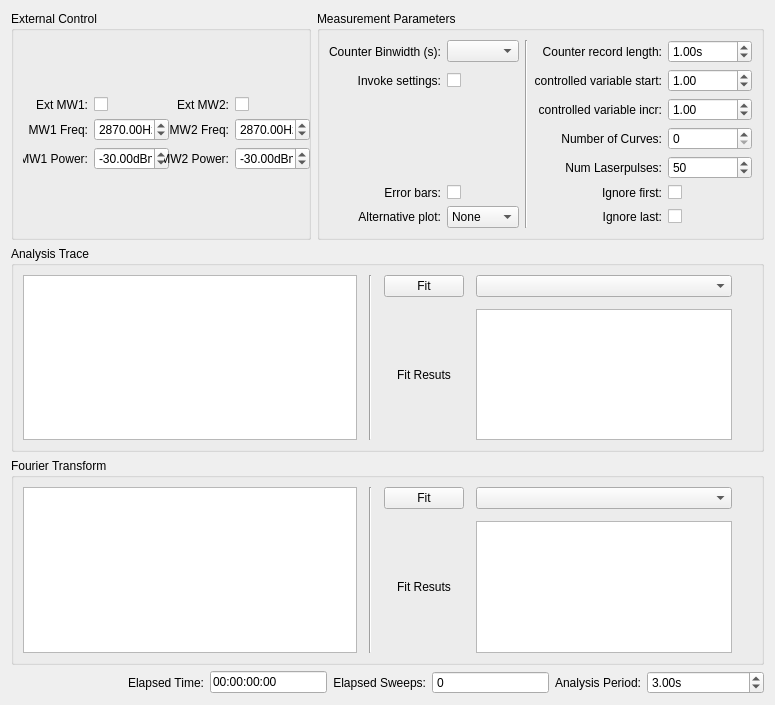
<?xml version="1.0" encoding="UTF-8"?>
<ui version="4.0">
 <class>pa</class>
 <widget class="QWidget" name="pa">
  <property name="geometry">
   <rect>
    <x>0</x>
    <y>0</y>
    <width>765</width>
    <height>705</height>
   </rect>
  </property>
  <property name="windowTitle">
   <string>Form</string>
  </property>
  <layout class="QGridLayout" name="gridLayout">
   <item row="4" column="0" colspan="11">
    <widget class="QGroupBox" name="second_plot_GroupBox">
     <property name="title">
      <string>Fourier Transform</string>
     </property>
     <layout class="QGridLayout" name="gridLayout_23">
      <item row="0" column="0">
       <layout class="QHBoxLayout" name="horizontalLayout_4">
        <property name="spacing">
         <number>12</number>
        </property>
        <item>
         <widget class="PlotWidget" name="pulse_analysis_second_PlotWidget"/>
        </item>
        <item>
         <widget class="Line" name="line_3">
          <property name="orientation">
           <enum>Qt::Vertical</enum>
          </property>
         </widget>
        </item>
        <item>
         <layout class="QGridLayout" name="gridLayout_31">
          <item row="0" column="0">
           <widget class="QPushButton" name="alt_fit_param_PushButton">
            <property name="sizePolicy">
             <sizepolicy hsizetype="Preferred" vsizetype="Fixed">
              <horstretch>0</horstretch>
              <verstretch>0</verstretch>
             </sizepolicy>
            </property>
            <property name="text">
             <string>Fit</string>
            </property>
           </widget>
          </item>
          <item row="1" column="1">
           <widget class="QTextBrowser" name="alt_fit_param_results_TextBrowser">
            <property name="sizePolicy">
             <sizepolicy hsizetype="Preferred" vsizetype="Preferred">
              <horstretch>0</horstretch>
              <verstretch>0</verstretch>
             </sizepolicy>
            </property>
            <property name="font">
             <font>
              <kerning>false</kerning>
             </font>
            </property>
           </widget>
          </item>
          <item row="0" column="1">
           <widget class="FitSettingsComboBox" name="fit_param_alt_fit_func_ComboBox">
            <property name="sizePolicy">
             <sizepolicy hsizetype="Preferred" vsizetype="Fixed">
              <horstretch>0</horstretch>
              <verstretch>0</verstretch>
             </sizepolicy>
            </property>
           </widget>
          </item>
          <item row="1" column="0">
           <widget class="QLabel" name="label_27">
            <property name="sizePolicy">
             <sizepolicy hsizetype="Preferred" vsizetype="Preferred">
              <horstretch>0</horstretch>
              <verstretch>0</verstretch>
             </sizepolicy>
            </property>
            <property name="text">
             <string>Fit Resuts</string>
            </property>
            <property name="alignment">
             <set>Qt::AlignCenter</set>
            </property>
           </widget>
          </item>
         </layout>
        </item>
       </layout>
      </item>
      <item row="0" column="1">
       <spacer name="verticalSpacer_2">
        <property name="orientation">
         <enum>Qt::Vertical</enum>
        </property>
        <property name="sizeHint" stdset="0">
         <size>
          <width>20</width>
          <height>5000</height>
         </size>
        </property>
       </spacer>
      </item>
     </layout>
    </widget>
   </item>
   <item row="3" column="0" colspan="11">
    <widget class="QGroupBox" name="groupBox_6">
     <property name="title">
      <string>Analysis Trace</string>
     </property>
     <layout class="QGridLayout" name="gridLayout_19">
      <item row="1" column="1">
       <spacer name="verticalSpacer">
        <property name="orientation">
         <enum>Qt::Vertical</enum>
        </property>
        <property name="sizeHint" stdset="0">
         <size>
          <width>20</width>
          <height>5000</height>
         </size>
        </property>
       </spacer>
      </item>
      <item row="1" column="0">
       <layout class="QHBoxLayout" name="horizontalLayout">
        <property name="spacing">
         <number>12</number>
        </property>
        <item>
         <widget class="PlotWidget" name="pulse_analysis_PlotWidget">
          <property name="sizeAdjustPolicy">
           <enum>QAbstractScrollArea::AdjustIgnored</enum>
          </property>
         </widget>
        </item>
        <item>
         <widget class="Line" name="line_2">
          <property name="sizePolicy">
           <sizepolicy hsizetype="Preferred" vsizetype="Minimum">
            <horstretch>0</horstretch>
            <verstretch>0</verstretch>
           </sizepolicy>
          </property>
          <property name="minimumSize">
           <size>
            <width>0</width>
            <height>0</height>
           </size>
          </property>
          <property name="orientation">
           <enum>Qt::Vertical</enum>
          </property>
         </widget>
        </item>
        <item>
         <layout class="QGridLayout" name="gridLayout_29">
          <item row="1" column="0">
           <widget class="QLabel" name="label_26">
            <property name="sizePolicy">
             <sizepolicy hsizetype="Preferred" vsizetype="Preferred">
              <horstretch>0</horstretch>
              <verstretch>0</verstretch>
             </sizepolicy>
            </property>
            <property name="text">
             <string>Fit Resuts</string>
            </property>
            <property name="alignment">
             <set>Qt::AlignCenter</set>
            </property>
           </widget>
          </item>
          <item row="0" column="0">
           <widget class="QPushButton" name="fit_param_PushButton">
            <property name="sizePolicy">
             <sizepolicy hsizetype="Preferred" vsizetype="Fixed">
              <horstretch>0</horstretch>
              <verstretch>0</verstretch>
             </sizepolicy>
            </property>
            <property name="text">
             <string>Fit</string>
            </property>
           </widget>
          </item>
          <item row="0" column="1">
           <widget class="FitSettingsComboBox" name="fit_param_fit_func_ComboBox">
            <property name="sizePolicy">
             <sizepolicy hsizetype="Preferred" vsizetype="Fixed">
              <horstretch>0</horstretch>
              <verstretch>0</verstretch>
             </sizepolicy>
            </property>
           </widget>
          </item>
          <item row="1" column="1">
           <widget class="QTextBrowser" name="fit_param_results_TextBrowser">
            <property name="sizePolicy">
             <sizepolicy hsizetype="Preferred" vsizetype="Preferred">
              <horstretch>0</horstretch>
              <verstretch>0</verstretch>
             </sizepolicy>
            </property>
            <property name="font">
             <font>
              <kerning>false</kerning>
             </font>
            </property>
           </widget>
          </item>
         </layout>
        </item>
       </layout>
      </item>
     </layout>
    </widget>
   </item>
   <item row="5" column="0" colspan="11">
    <layout class="QHBoxLayout" name="horizontalLayout_2">
     <item>
      <spacer name="horizontalSpacer">
       <property name="orientation">
        <enum>Qt::Horizontal</enum>
       </property>
       <property name="sizeHint" stdset="0">
        <size>
         <width>40</width>
         <height>20</height>
        </size>
       </property>
      </spacer>
     </item>
     <item>
      <widget class="QLabel" name="time_param_elapsed_time_Label">
       <property name="text">
        <string>Elapsed Time:</string>
       </property>
       <property name="alignment">
        <set>Qt::AlignRight|Qt::AlignTrailing|Qt::AlignVCenter</set>
       </property>
      </widget>
     </item>
     <item>
      <widget class="QLineEdit" name="time_param_elapsed_time_LineEdit">
       <property name="maximumSize">
        <size>
         <width>16777215</width>
         <height>16777215</height>
        </size>
       </property>
       <property name="text">
        <string>00:00:00:00</string>
       </property>
      </widget>
     </item>
     <item>
      <widget class="QLabel" name="time_param_elapsed_sweep_Label">
       <property name="text">
        <string>Elapsed Sweeps:</string>
       </property>
       <property name="alignment">
        <set>Qt::AlignRight|Qt::AlignTrailing|Qt::AlignVCenter</set>
       </property>
      </widget>
     </item>
     <item>
      <widget class="ScienSpinBox" name="time_param_elapsed_sweep_SpinBox">
       <property name="sizePolicy">
        <sizepolicy hsizetype="Expanding" vsizetype="Fixed">
         <horstretch>0</horstretch>
         <verstretch>0</verstretch>
        </sizepolicy>
       </property>
       <property name="readOnly">
        <bool>true</bool>
       </property>
       <property name="buttonSymbols">
        <enum>QAbstractSpinBox::NoButtons</enum>
       </property>
       <property name="maximum">
        <number>999999999</number>
       </property>
      </widget>
     </item>
     <item>
      <widget class="QLabel" name="time_param_ana_periode_Label">
       <property name="text">
        <string>Analysis Period:</string>
       </property>
       <property name="alignment">
        <set>Qt::AlignRight|Qt::AlignTrailing|Qt::AlignVCenter</set>
       </property>
      </widget>
     </item>
     <item>
      <widget class="ScienDSpinBox" name="time_param_ana_periode_DoubleSpinBox">
       <property name="sizePolicy">
        <sizepolicy hsizetype="Expanding" vsizetype="Fixed">
         <horstretch>0</horstretch>
         <verstretch>0</verstretch>
        </sizepolicy>
       </property>
       <property name="suffix">
        <string>s</string>
       </property>
       <property name="minimum">
        <double>-1.000000000000000</double>
       </property>
       <property name="maximum">
        <double>999999999.000000000000000</double>
       </property>
       <property name="value">
        <double>3.000000000000000</double>
       </property>
      </widget>
     </item>
    </layout>
   </item>
   <item row="1" column="0" colspan="11">
    <layout class="QHBoxLayout" name="horizontalLayout_3">
     <item>
      <widget class="QGroupBox" name="groupBox_9">
       <property name="sizePolicy">
        <sizepolicy hsizetype="Preferred" vsizetype="Preferred">
         <horstretch>0</horstretch>
         <verstretch>0</verstretch>
        </sizepolicy>
       </property>
       <property name="maximumSize">
        <size>
         <width>300</width>
         <height>16777215</height>
        </size>
       </property>
       <property name="title">
        <string>External Control</string>
       </property>
       <layout class="QGridLayout" name="gridLayout_26">
        <item row="0" column="0">
         <layout class="QGridLayout" name="gridLayout_3">
          <item row="1" column="3">
           <widget class="ScienDSpinBox" name="ext_control_mw2_freq_DoubleSpinBox">
            <property name="sizePolicy">
             <sizepolicy hsizetype="Expanding" vsizetype="Fixed">
              <horstretch>0</horstretch>
              <verstretch>0</verstretch>
             </sizepolicy>
            </property>
            <property name="minimumSize">
             <size>
              <width>75</width>
              <height>0</height>
             </size>
            </property>
            <property name="maximumSize">
             <size>
              <width>200</width>
              <height>16777215</height>
             </size>
            </property>
            <property name="suffix">
             <string>Hz</string>
            </property>
            <property name="maximum">
             <double>2100000044.000000000000000</double>
            </property>
            <property name="value">
             <double>2870.000000000000000</double>
            </property>
           </widget>
          </item>
          <item row="0" column="0">
           <widget class="QLabel" name="label_34">
            <property name="text">
             <string>Ext MW1:</string>
            </property>
            <property name="alignment">
             <set>Qt::AlignRight|Qt::AlignTrailing|Qt::AlignVCenter</set>
            </property>
           </widget>
          </item>
          <item row="0" column="1">
           <widget class="QCheckBox" name="ext_control_use_mw1_CheckBox">
            <property name="sizePolicy">
             <sizepolicy hsizetype="Preferred" vsizetype="Fixed">
              <horstretch>0</horstretch>
              <verstretch>0</verstretch>
             </sizepolicy>
            </property>
            <property name="layoutDirection">
             <enum>Qt::LeftToRight</enum>
            </property>
            <property name="text">
             <string/>
            </property>
            <property name="tristate">
             <bool>false</bool>
            </property>
           </widget>
          </item>
          <item row="0" column="3">
           <widget class="QCheckBox" name="ext_control_use_mw2_CheckBox">
            <property name="sizePolicy">
             <sizepolicy hsizetype="Preferred" vsizetype="Fixed">
              <horstretch>0</horstretch>
              <verstretch>0</verstretch>
             </sizepolicy>
            </property>
            <property name="text">
             <string/>
            </property>
           </widget>
          </item>
          <item row="0" column="2">
           <widget class="QLabel" name="label">
            <property name="text">
             <string>Ext MW2:</string>
            </property>
            <property name="alignment">
             <set>Qt::AlignRight|Qt::AlignTrailing|Qt::AlignVCenter</set>
            </property>
           </widget>
          </item>
          <item row="1" column="2">
           <widget class="QLabel" name="ext_control_mw2_freq_Label">
            <property name="text">
             <string>MW2 Freq:</string>
            </property>
            <property name="alignment">
             <set>Qt::AlignRight|Qt::AlignTrailing|Qt::AlignVCenter</set>
            </property>
           </widget>
          </item>
          <item row="1" column="0">
           <widget class="QLabel" name="ext_control_mw1_freq_Label">
            <property name="text">
             <string>MW1 Freq:</string>
            </property>
            <property name="alignment">
             <set>Qt::AlignRight|Qt::AlignTrailing|Qt::AlignVCenter</set>
            </property>
           </widget>
          </item>
          <item row="1" column="1">
           <widget class="ScienDSpinBox" name="ext_control_mw1_freq_DoubleSpinBox">
            <property name="enabled">
             <bool>true</bool>
            </property>
            <property name="sizePolicy">
             <sizepolicy hsizetype="Expanding" vsizetype="Fixed">
              <horstretch>0</horstretch>
              <verstretch>0</verstretch>
             </sizepolicy>
            </property>
            <property name="minimumSize">
             <size>
              <width>75</width>
              <height>0</height>
             </size>
            </property>
            <property name="maximumSize">
             <size>
              <width>200</width>
              <height>16777215</height>
             </size>
            </property>
            <property name="suffix">
             <string>Hz</string>
            </property>
            <property name="maximum">
             <double>2100000044.000000000000000</double>
            </property>
            <property name="value">
             <double>2870.000000000000000</double>
            </property>
           </widget>
          </item>
          <item row="2" column="0">
           <widget class="QLabel" name="ext_control_mw1_power_Label">
            <property name="text">
             <string>MW1 Power:</string>
            </property>
            <property name="alignment">
             <set>Qt::AlignRight|Qt::AlignTrailing|Qt::AlignVCenter</set>
            </property>
           </widget>
          </item>
          <item row="2" column="1">
           <widget class="ScienDSpinBox" name="ext_control_mw1_power_DoubleSpinBox">
            <property name="sizePolicy">
             <sizepolicy hsizetype="Expanding" vsizetype="Fixed">
              <horstretch>0</horstretch>
              <verstretch>0</verstretch>
             </sizepolicy>
            </property>
            <property name="minimumSize">
             <size>
              <width>75</width>
              <height>0</height>
             </size>
            </property>
            <property name="maximumSize">
             <size>
              <width>200</width>
              <height>16777215</height>
             </size>
            </property>
            <property name="suffix">
             <string>dBm</string>
            </property>
            <property name="minimum">
             <double>-999999.000000000000000</double>
            </property>
            <property name="maximum">
             <double>999999.000000000000000</double>
            </property>
            <property name="value">
             <double>-30.000000000000000</double>
            </property>
           </widget>
          </item>
          <item row="2" column="2">
           <widget class="QLabel" name="ext_control_mw2_power_Label">
            <property name="text">
             <string>MW2 Power:</string>
            </property>
            <property name="alignment">
             <set>Qt::AlignRight|Qt::AlignTrailing|Qt::AlignVCenter</set>
            </property>
           </widget>
          </item>
          <item row="2" column="3">
           <widget class="ScienDSpinBox" name="ext_control_mw2_power_DoubleSpinBox">
            <property name="sizePolicy">
             <sizepolicy hsizetype="Expanding" vsizetype="Fixed">
              <horstretch>0</horstretch>
              <verstretch>0</verstretch>
             </sizepolicy>
            </property>
            <property name="minimumSize">
             <size>
              <width>75</width>
              <height>0</height>
             </size>
            </property>
            <property name="maximumSize">
             <size>
              <width>200</width>
              <height>16777215</height>
             </size>
            </property>
            <property name="suffix">
             <string>dBm</string>
            </property>
            <property name="minimum">
             <double>-999999.000000000000000</double>
            </property>
            <property name="maximum">
             <double>999999.000000000000000</double>
            </property>
            <property name="value">
             <double>-30.000000000000000</double>
            </property>
           </widget>
          </item>
         </layout>
        </item>
       </layout>
      </widget>
     </item>
     <item>
      <widget class="QGroupBox" name="groupBox_8">
       <property name="sizePolicy">
        <sizepolicy hsizetype="Expanding" vsizetype="Preferred">
         <horstretch>0</horstretch>
         <verstretch>0</verstretch>
        </sizepolicy>
       </property>
       <property name="title">
        <string>Measurement Parameters</string>
       </property>
       <layout class="QGridLayout" name="gridLayout_28">
        <item row="0" column="0">
         <layout class="QGridLayout" name="gridLayout_25">
          <item row="5" column="1">
           <widget class="QCheckBox" name="ana_param_errorbars_CheckBox">
            <property name="sizePolicy">
             <sizepolicy hsizetype="Preferred" vsizetype="Fixed">
              <horstretch>0</horstretch>
              <verstretch>0</verstretch>
             </sizepolicy>
            </property>
            <property name="text">
             <string/>
            </property>
           </widget>
          </item>
          <item row="0" column="2" rowspan="7">
           <widget class="Line" name="line">
            <property name="orientation">
             <enum>Qt::Vertical</enum>
            </property>
           </widget>
          </item>
          <item row="6" column="0">
           <widget class="QLabel" name="second_plot_Label">
            <property name="text">
             <string>Alternative plot:</string>
            </property>
            <property name="alignment">
             <set>Qt::AlignRight|Qt::AlignTrailing|Qt::AlignVCenter</set>
            </property>
           </widget>
          </item>
          <item row="5" column="0">
           <widget class="QLabel" name="show_errorbars_Label">
            <property name="text">
             <string>Error bars:</string>
            </property>
            <property name="alignment">
             <set>Qt::AlignRight|Qt::AlignTrailing|Qt::AlignVCenter</set>
            </property>
           </widget>
          </item>
          <item row="0" column="1">
           <widget class="QComboBox" name="ana_param_fc_bins_ComboBox"/>
          </item>
          <item row="4" column="4">
           <widget class="QSpinBox" name="ana_param_num_laser_pulse_SpinBox">
            <property name="sizePolicy">
             <sizepolicy hsizetype="Expanding" vsizetype="Fixed">
              <horstretch>0</horstretch>
              <verstretch>0</verstretch>
             </sizepolicy>
            </property>
            <property name="minimum">
             <number>0</number>
            </property>
            <property name="maximum">
             <number>10000000</number>
            </property>
            <property name="value">
             <number>50</number>
            </property>
           </widget>
          </item>
          <item row="5" column="4">
           <widget class="QCheckBox" name="ana_param_ignore_first_CheckBox">
            <property name="sizePolicy">
             <sizepolicy hsizetype="Preferred" vsizetype="Fixed">
              <horstretch>0</horstretch>
              <verstretch>0</verstretch>
             </sizepolicy>
            </property>
            <property name="layoutDirection">
             <enum>Qt::LeftToRight</enum>
            </property>
            <property name="text">
             <string/>
            </property>
           </widget>
          </item>
          <item row="2" column="3">
           <widget class="QLabel" name="ana_param_x_axis_inc_Label">
            <property name="text">
             <string>controlled variable incr:</string>
            </property>
            <property name="alignment">
             <set>Qt::AlignRight|Qt::AlignTrailing|Qt::AlignVCenter</set>
            </property>
           </widget>
          </item>
          <item row="6" column="1">
           <widget class="QComboBox" name="second_plot_ComboBox">
            <item>
             <property name="text">
              <string>None</string>
             </property>
            </item>
            <item>
             <property name="text">
              <string>FFT</string>
             </property>
            </item>
            <item>
             <property name="text">
              <string>Delta</string>
             </property>
            </item>
           </widget>
          </item>
          <item row="6" column="3">
           <widget class="QLabel" name="label_5">
            <property name="text">
             <string>Ignore last:</string>
            </property>
            <property name="alignment">
             <set>Qt::AlignRight|Qt::AlignTrailing|Qt::AlignVCenter</set>
            </property>
           </widget>
          </item>
          <item row="1" column="4">
           <widget class="ScienDSpinBox" name="ana_param_x_axis_start_ScienDSpinBox">
            <property name="enabled">
             <bool>true</bool>
            </property>
            <property name="sizePolicy">
             <sizepolicy hsizetype="Expanding" vsizetype="Fixed">
              <horstretch>0</horstretch>
              <verstretch>0</verstretch>
             </sizepolicy>
            </property>
            <property name="maximum">
             <double>999999999.000000000000000</double>
            </property>
            <property name="value">
             <double>1.000000000000000</double>
            </property>
           </widget>
          </item>
          <item row="6" column="4">
           <widget class="QCheckBox" name="ana_param_ignore_last_CheckBox">
            <property name="sizePolicy">
             <sizepolicy hsizetype="Preferred" vsizetype="Fixed">
              <horstretch>0</horstretch>
              <verstretch>0</verstretch>
             </sizepolicy>
            </property>
            <property name="layoutDirection">
             <enum>Qt::LeftToRight</enum>
            </property>
            <property name="text">
             <string/>
            </property>
           </widget>
          </item>
          <item row="5" column="3">
           <widget class="QLabel" name="label_4">
            <property name="layoutDirection">
             <enum>Qt::LeftToRight</enum>
            </property>
            <property name="text">
             <string>Ignore first:</string>
            </property>
            <property name="alignment">
             <set>Qt::AlignRight|Qt::AlignTrailing|Qt::AlignVCenter</set>
            </property>
           </widget>
          </item>
          <item row="2" column="4">
           <widget class="ScienDSpinBox" name="ana_param_x_axis_inc_ScienDSpinBox">
            <property name="enabled">
             <bool>true</bool>
            </property>
            <property name="sizePolicy">
             <sizepolicy hsizetype="Expanding" vsizetype="Fixed">
              <horstretch>0</horstretch>
              <verstretch>0</verstretch>
             </sizepolicy>
            </property>
            <property name="maximum">
             <double>999999999.000000000000000</double>
            </property>
            <property name="value">
             <double>1.000000000000000</double>
            </property>
           </widget>
          </item>
          <item row="1" column="3">
           <widget class="QLabel" name="ana_param_x_axis_start_Label">
            <property name="text">
             <string>controlled variable start:</string>
            </property>
            <property name="alignment">
             <set>Qt::AlignRight|Qt::AlignTrailing|Qt::AlignVCenter</set>
            </property>
           </widget>
          </item>
          <item row="0" column="3">
           <widget class="QLabel" name="ana_param_record_length_Label">
            <property name="text">
             <string>Counter record length:</string>
            </property>
            <property name="alignment">
             <set>Qt::AlignRight|Qt::AlignTrailing|Qt::AlignVCenter</set>
            </property>
           </widget>
          </item>
          <item row="0" column="0">
           <widget class="QLabel" name="label_22">
            <property name="text">
             <string>Counter Binwidth (s):</string>
            </property>
            <property name="alignment">
             <set>Qt::AlignRight|Qt::AlignTrailing|Qt::AlignVCenter</set>
            </property>
           </widget>
          </item>
          <item row="1" column="1">
           <widget class="QCheckBox" name="ana_param_invoke_settings_CheckBox">
            <property name="enabled">
             <bool>true</bool>
            </property>
            <property name="sizePolicy">
             <sizepolicy hsizetype="Preferred" vsizetype="Fixed">
              <horstretch>0</horstretch>
              <verstretch>0</verstretch>
             </sizepolicy>
            </property>
            <property name="layoutDirection">
             <enum>Qt::LeftToRight</enum>
            </property>
            <property name="text">
             <string/>
            </property>
            <property name="checked">
             <bool>false</bool>
            </property>
           </widget>
          </item>
          <item row="1" column="0">
           <widget class="QLabel" name="label_2">
            <property name="text">
             <string>Invoke settings:</string>
            </property>
            <property name="alignment">
             <set>Qt::AlignRight|Qt::AlignTrailing|Qt::AlignVCenter</set>
            </property>
           </widget>
          </item>
          <item row="0" column="4">
           <widget class="ScienDSpinBox" name="ana_param_record_length_DoubleSpinBox">
            <property name="sizePolicy">
             <sizepolicy hsizetype="Expanding" vsizetype="Fixed">
              <horstretch>0</horstretch>
              <verstretch>0</verstretch>
             </sizepolicy>
            </property>
            <property name="suffix">
             <string>s</string>
            </property>
            <property name="decimals">
             <number>2</number>
            </property>
            <property name="maximum">
             <double>100000000.000000000000000</double>
            </property>
            <property name="value">
             <double>1.000000000000000</double>
            </property>
           </widget>
          </item>
          <item row="3" column="3">
           <widget class="QLabel" name="ana_param_num_curves_Label">
            <property name="text">
             <string>Number of Curves:</string>
            </property>
            <property name="alignment">
             <set>Qt::AlignRight|Qt::AlignTrailing|Qt::AlignVCenter</set>
            </property>
           </widget>
          </item>
          <item row="4" column="3">
           <widget class="QLabel" name="ana_param_num_laserpulses_Label">
            <property name="text">
             <string>Num Laserpulses:</string>
            </property>
            <property name="alignment">
             <set>Qt::AlignRight|Qt::AlignTrailing|Qt::AlignVCenter</set>
            </property>
           </widget>
          </item>
          <item row="3" column="4">
           <widget class="QSpinBox" name="ana_param_num_curves_SpinBox"/>
          </item>
         </layout>
        </item>
       </layout>
      </widget>
     </item>
     <item>
      <spacer name="horizontalSpacer_2">
       <property name="orientation">
        <enum>Qt::Horizontal</enum>
       </property>
       <property name="sizeHint" stdset="0">
        <size>
         <width>40</width>
         <height>20</height>
        </size>
       </property>
      </spacer>
     </item>
    </layout>
   </item>
  </layout>
 </widget>
 <customwidgets>
  <customwidget>
   <class>ScienDSpinBox</class>
   <extends>QDoubleSpinBox</extends>
   <header>qtwidgets.scientific_spinbox.h</header>
  </customwidget>
  <customwidget>
   <class>PlotWidget</class>
   <extends>QGraphicsView</extends>
   <header>pyqtgraph</header>
  </customwidget>
  <customwidget>
   <class>FitSettingsComboBox</class>
   <extends>QComboBox</extends>
   <header>gui/fitsettings</header>
  </customwidget>
  <customwidget>
   <class>ScienSpinBox</class>
   <extends>QSpinBox</extends>
   <header>qtwidgets.scientific_spinbox.h</header>
  </customwidget>
 </customwidgets>
 <tabstops>
  <tabstop>ana_param_fc_bins_ComboBox</tabstop>
  <tabstop>ana_param_invoke_settings_CheckBox</tabstop>
  <tabstop>ana_param_errorbars_CheckBox</tabstop>
  <tabstop>second_plot_ComboBox</tabstop>
  <tabstop>ana_param_record_length_DoubleSpinBox</tabstop>
  <tabstop>ana_param_x_axis_start_ScienDSpinBox</tabstop>
  <tabstop>ana_param_x_axis_inc_ScienDSpinBox</tabstop>
  <tabstop>ana_param_num_laser_pulse_SpinBox</tabstop>
  <tabstop>ana_param_ignore_first_CheckBox</tabstop>
  <tabstop>ana_param_ignore_last_CheckBox</tabstop>
  <tabstop>fit_param_fit_func_ComboBox</tabstop>
  <tabstop>fit_param_PushButton</tabstop>
  <tabstop>fit_param_results_TextBrowser</tabstop>
  <tabstop>pulse_analysis_PlotWidget</tabstop>
  <tabstop>pulse_analysis_second_PlotWidget</tabstop>
  <tabstop>time_param_elapsed_time_LineEdit</tabstop>
  <tabstop>time_param_elapsed_sweep_SpinBox</tabstop>
  <tabstop>time_param_ana_periode_DoubleSpinBox</tabstop>
 </tabstops>
 <resources/>
 <connections/>
</ui>
